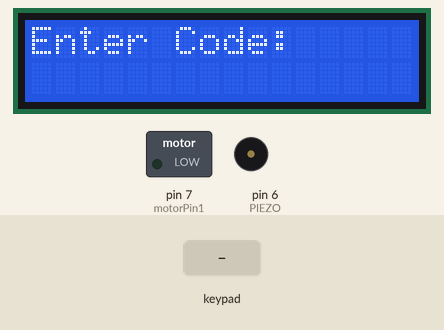
The sketch below on a simulated Arduino Uno, built with avr-gcc and run on an emulated ATmega328P. Shown: 16×2 character LCD, switched loads named in the sketch (green lamp = pin HIGH), buzzer (waves = sounding). Inputs (shaded band) come from the test bench. EEPROM starts erased; what the sketch prints to the serial monitor is not drawn.

Above: at 3.2 s.
3.3 s: keypad keys 1 3 9 7 2 2 # pressed 0.4 s apart
At 7.4 s:
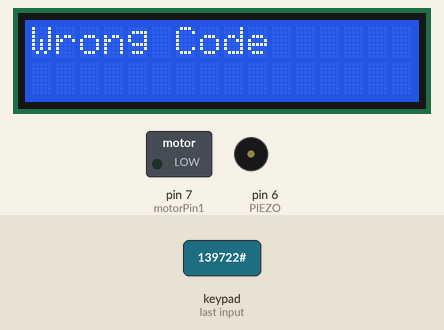
7.7 s: keypad keys 6 9 6 9 6 9 # pressed 0.4 s apart
At 11.2 s:
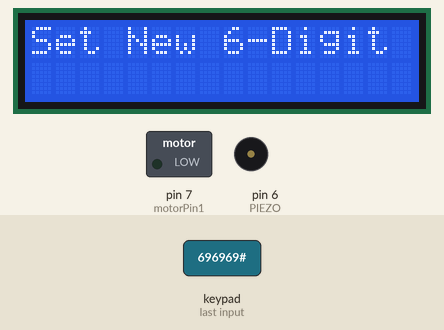
12.0 s: key '#' pressed
At 12.3 s:
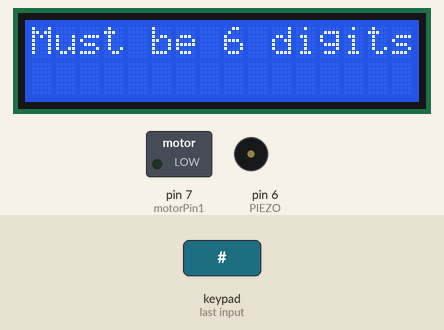
15.0 s: keypad keys 6 9 6 9 6 9 # pressed 0.4 s apart
At 18.3 s:
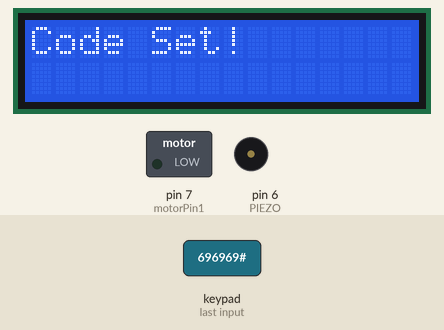
20.8 s: keypad keys 6 9 6 9 6 9 # pressed 0.4 s apart
At 24.9 s:
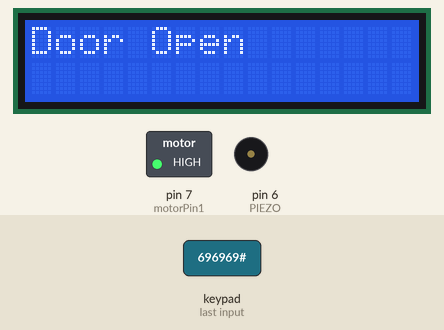
25.2 s: keypad keys 1 3 1 2 1 1 1 0 # pressed 0.4 s apart
At 28.7 s:
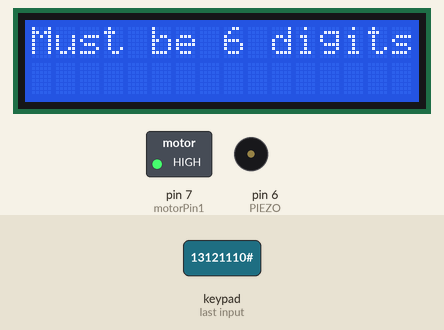
Timing chart, 0 to 30.2 s (numbered marks = the images above; inputs shaded):
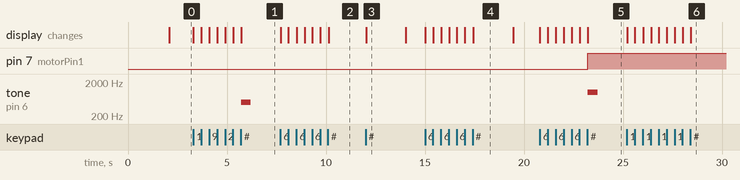

The sketch:

pin_code_lukk1.ino
```cpp
#include <Wire.h>
#include <Keypad.h>
#include <stdlib.h>
#include <LiquidCrystal_I2C.h>
#include <EEPROM.h>  // Include EEPROM library

LiquidCrystal_I2C lcd(0x27, 16, 2); // LCD address 0x27 for a 16x2 display

int PIEZO = 6;
int motorPin1 = 7;

// Keypad setup
const byte ROWS = 4;
const byte COLS = 4;
char keys[ROWS][COLS] = {
  {'1', '2', '3', 'A'},
  {'4', '5', '6', 'B'},
  {'7', '8', '9', 'C'},
  {'*', '0', '#', 'D'}
};
byte rowPins[ROWS] = {13, 12, 11, 10};
byte colPins[COLS] = {9, 8, A0, A1};

Keypad keypad = Keypad(makeKeymap(keys), rowPins, colPins, ROWS, COLS);

String userSetCode = "";  // User-defined code
String enteredCode = "";   // Stores user input
bool codeSet = false;      // Flag to track if the user has set a code
bool isUnlocked = false;   // Lock state
const String specialCode = "696969"; // Special code to generate new code

void setup() {
  Serial.begin(9600);
  pinMode(PIEZO, OUTPUT);
  pinMode(motorPin1, OUTPUT);

  lcd.init();
  lcd.backlight();
  lcd.clear();

  // Retrieve stored code from EEPROM (Address 0-5 for 6 characters)
  userSetCode = readCodeFromEEPROM();
  if (userSetCode != "") {
    lcd.print("Code Loaded");
    delay(2000);
    lcd.clear();
    lcd.print("Enter Code:");
    codeSet = true; // Code already set
  } else {
    lcd.print("Set 6-digit code:");
  }
}

void loop() {
  char key = keypad.getKey();

  if (key) {
    if (!codeSet) {
      setNewCode(key);  // Handle code setup if not set
    } else {
      enterAndCheckCode(key);  // Once code is set, enter check mode
    }
  }
}

// **Function to let the user set their own 6-digit code**
void setNewCode(char key) {
  if (key == '#') {
    if (userSetCode.length() == 6) {  // Accept only if exactly 6 digits
      codeSet = true;
      storeCodeToEEPROM(userSetCode);  // Store the code in EEPROM
      lcd.clear();
      lcd.print("Code Set!");
      Serial.print("\nUser set code: ");
      Serial.println(userSetCode);
      delay(2000);
      lcd.clear();
      lcd.print("Enter Code:");
    } else {
      lcd.clear();
      lcd.print("Must be 6 digits!");
      delay(2000);
      lcd.clear();
      lcd.print("Set 6-digit code:");
      userSetCode = "";  // Reset input
    }
  }
  else if (key == '*') {
    userSetCode = "";  // Clear input
    lcd.clear();
    lcd.print("Set 6-digit code:");
  }
  else if (isDigit(key)) {
    userSetCode += key;  // Allow any length input
    Serial.print(key);
    lcd.setCursor(0, 1);
    lcd.print(userSetCode);
  }
}

// **Function to enter and check the code after setup**
void enterAndCheckCode(char key) {
  if (key == '#') {
    if (enteredCode.length() != 6) {  // Only accept exactly 6-digit input
      lcd.clear();
      lcd.print("Must be 6 digits!");
      delay(2000);
      lcd.clear();
      lcd.print("Enter Code:");
      enteredCode = "";
    } else {
      lcd.clear();
      checkCode();
    }
  }
  else if (key == '*') {
    enteredCode = "";
    lcd.clear();
    lcd.print("Enter Code:");
  }
  else if (isDigit(key)) {
    enteredCode += key;
    Serial.print(key);
    lcd.setCursor(0, 1);
    lcd.print(enteredCode);
  }
}

// **Function to check if input matches the stored code**
void checkCode() {
  if (enteredCode == userSetCode) {
    if (!isUnlocked) {
      Serial.println("\nDoor Unlocked.");
      lcd.print("Door Open");
      tone(PIEZO, 1000, 500);
      unlockMotor();
    } else {
      Serial.println("\nDoor Locked.");
      lcd.print("Door Locked");
      tone(PIEZO, 1000, 500);
      unlockMotor();
      lcd.clear();
    }
  } else if (enteredCode == specialCode) {
    // Special code entered, allow the user to set a new code
    Serial.println("\nSpecial Code Detected! Generate a New Code.");
    lcd.clear();
    lcd.print("Set New 6-Digit Code:");
    userSetCode = "";  // Reset the entered code for new setup
    codeSet = false;    // Reset the flag to re-enable setting a new code
  } else {
    Serial.println("\nIncorrect Code!");
    tone(PIEZO, 500, 500);
    lcd.print("Wrong Code");
    delay(1000);
  }
  enteredCode = "";
}

// **Motor control for lock/unlock**
void unlockMotor() {
  if (!isUnlocked) {
    digitalWrite(motorPin1, HIGH);
    isUnlocked = true;
  } else {
    digitalWrite(motorPin1, LOW);
    isUnlocked = false;
  }
}

// **Helper function to check if a key is a digit (0-9)**
bool isDigit(char key) {
  return key >= '0' && key <= '9';
}

// **Function to store the code in EEPROM**
void storeCodeToEEPROM(String code) {
  for (int i = 0; i < 6; i++) {
    EEPROM.write(i, code[i]);  // Store each character byte by byte
  }
}

// **Function to read the stored code from EEPROM**
String readCodeFromEEPROM() {
  String storedCode = "";
  for (int i = 0; i < 6; i++) {  // Assuming we're storing a 6-digit code
    char character = EEPROM.read(i);
    storedCode += character;
  }
  return storedCode;
}
```

Measured:
- after the input at 3.3 s, tone on pin 6 (PIEZO): silent → 500 Hz after 2.4 s, → silent 0.50 s later; the display: first changes at once (image 1 shows a later state)
- after the input at 7.7 s, the display: first changes at once (image 2 shows a later state)
- after the input at 12.0 s, the display: changes at once (image 3)
- after the input at 15.0 s, the display: first changes at once (image 4 shows a later state)
- after the input at 20.8 s, pin 7 (motorPin1): LOW → HIGH after 2.4 s; tone on pin 6 (PIEZO): silent → 1000 Hz after 2.4 s, → silent 0.50 s later; the display: first changes at once (image 5 shows a later state)
- after the input at 25.2 s, the display: first changes at once (image 6 shows a later state)
- what the display in image 3 shows lasts 2.0 s, from 12.0 s to 14.0 s
